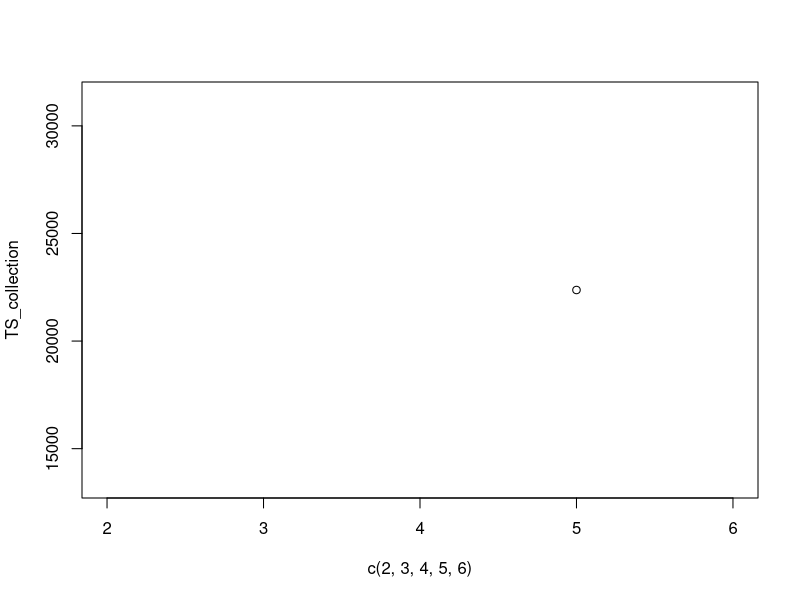

Reproduce this figure in R.
generate_sample <- function(n, p, real_lambda, real_psi){
  Y <- MASS::mvrnorm(n = n, mu = rep(0,p), Sigma = real_lambda %*% t(real_lambda) + real_psi) 
  return(Y)
}

hypo_TS <- function(Y,lambda,psi){
  ### Input: Y: Sample matrix
  ###       lambda: the estimated loading matrix
  ###       psi: the estimated psi matrix
  ### Output: 
  ###       Test statistics
  n <- nrow(Y)
  p <- ncol(Y)
  k <- ncol(lambda)
  S <- cov(Y)
  print(dim(S))
  Sigma <- lambda %*% t(lambda) + psi
  print(Sigma)
  TS <- n*(sum(diag(MASS::ginv(Sigma) %*% S)) - log(det(MASS::ginv(Sigma) %*% S)) - p)
  return(TS)
}

################################################################################
set.seed(123)

n <- 100
real_lambda <- matrix(c(
  1.8, 0, 0, 0,
  1.8, 0, 0, 0,
  1.8, 0, 0, 0,
  0, 1.7, 0, 0,
  0, 1.7, 0, 0,
  0, 1.7, 0, 0,
  0, 0, 1.6, 0,
  0, 0, 1.6, 0,
  0, 0, 1.6, 0,
  0, 0, 0, 1.5,
  0, 0, 0, 1.5,
  0, 0, 0, 1.5
), nrow = 12, ncol = 4, byrow = TRUE)
real_psi <- diag(c(1.27, 0.61, 0.74, 0.88, 0.65, 0.81, 0.74, 1.3, 1.35, 0.74, 0.92, 1.32))

p <- nrow(real_lambda)
m <- ncol(real_lambda)

Y <- generate_sample(n, p, real_lambda, real_psi)
s <- 1/2 * (p - m)^2 - 1/2 * (p + m)
TS_collection <- numeric(p/2 - 1)
for (k in 2:p/2){
  mle_result <- factanal(factors = k, covmat = cor(Y), rotation = 'varimax')
  est_lambda <- mle_result$loadings
  print(est_lambda)
  est_psi <- mle_result$uniquenesses
  print(est_psi)
  TS <- hypo_TS(Y, est_lambda, est_psi)
  TS_collection[k-1] <- TS
}
plot(c(2,3,4,5,6), TS_collection)
abline(h = qchisq(0.95, s), col = "red", lty = 2)
